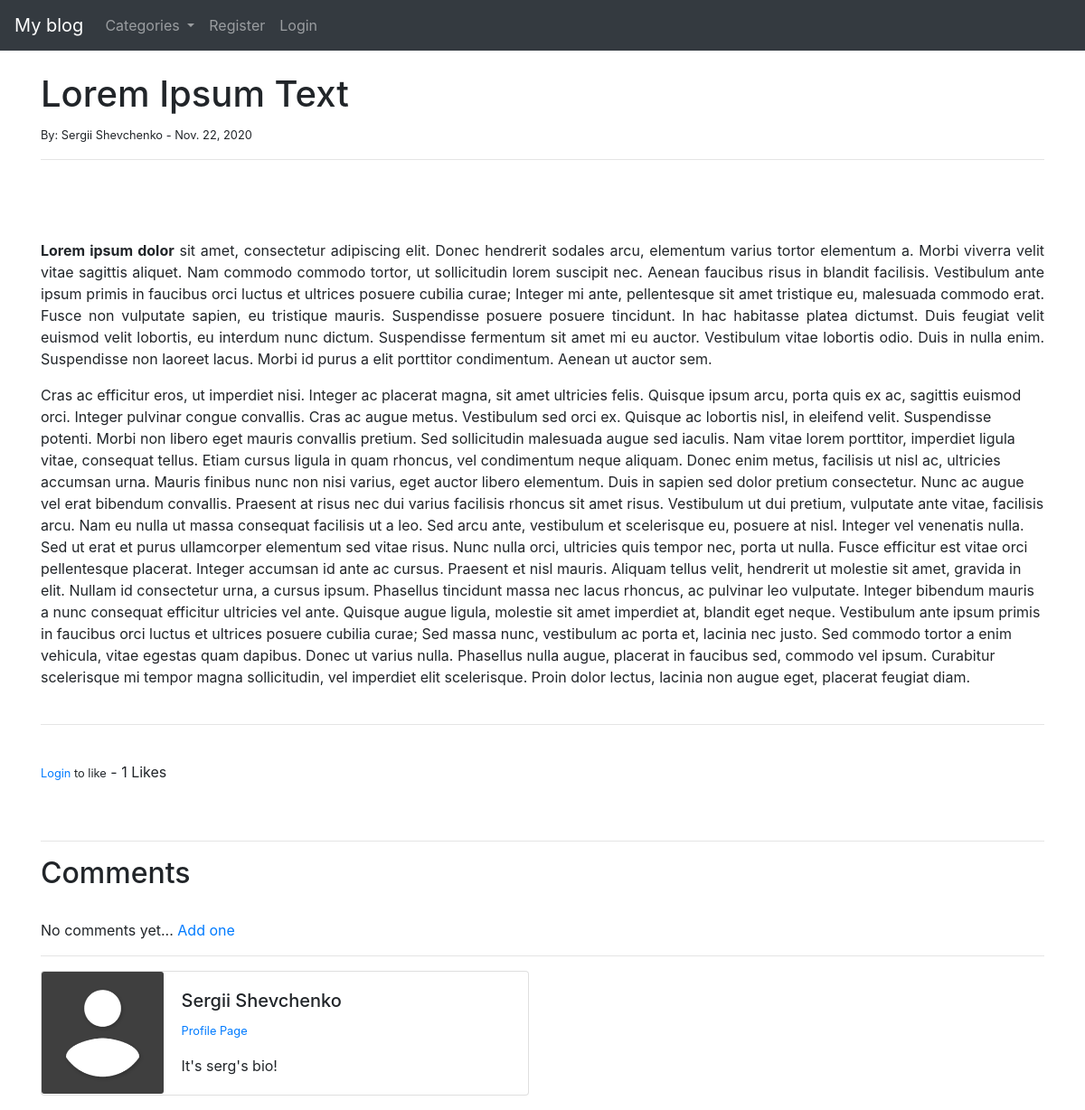
Before: /article/3 with the older database file.
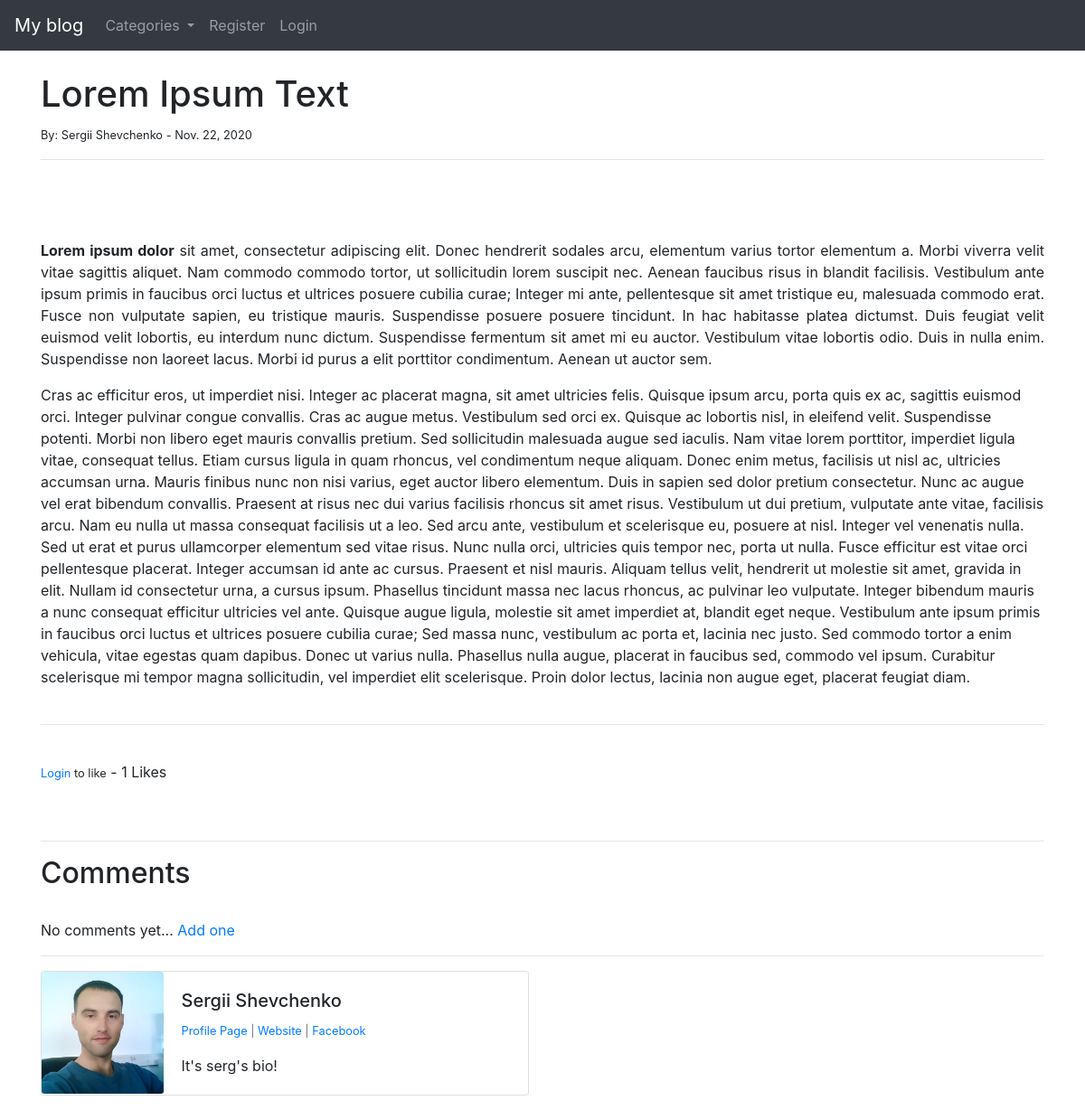
After: the same page with the newer database file.
### theblog/models.py (models this page shows, shortened)
class Post(models.Model):
    title = models.CharField(max_length=255)
    header_image = models.ImageField(null=True, blank=True, upload_to="images/")
    title_tag = models.CharField(max_length=255, default="My blog")
    author = models.ForeignKey(User, on_delete=models.CASCADE)
    body = RichTextField(blank=True, null=True)
    post_date = models.DateField(auto_now_add=True)
    category = models.CharField(max_length=255, default='coding')
    snippet = models.CharField(max_length=255)
    likes = models.ManyToManyField(User, related_name='blog_posts')
    def total_likes(self):
        return self.likes.count()

class Profile(models.Model):
    user = models.OneToOneField(User, null=True, on_delete=models.CASCADE)
    bio = models.TextField()
    profile_pic = models.ImageField(null=True, blank=True, upload_to="images/profile/")
    website_url = models.CharField(max_length=255, null=True, blank=True)
    facebook_url = models.CharField(max_length=255, null=True, blank=True)
    twitter_url = models.CharField(max_length=255, null=True, blank=True)
    instagram_url = models.CharField(max_length=255, null=True, blank=True)
    pinterest_url = models.CharField(max_length=255, null=True, blank=True)

### theblog/views.py (the view)
# urls.py: path('article/<int:pk>', ArticleDetailView.as_view(), name='article_detail'),
class ArticleDetailView(DetailView):
    model = Post
    template_name = 'article_detail.html'
    def get_context_data(self, *args, **kwargs):
        cat_menu = Category.objects.all()
        context = super(ArticleDetailView, self).get_context_data(*args, **kwargs)
        stuff = get_object_or_404(Post, id=self.kwargs['pk'])
        total_likes = stuff.total_likes()
        liked = False
        if stuff.likes.filter(id=self.request.user.id).exists():
            liked = True
        context['cat_menu'] = cat_menu
        context['total_likes'] = total_likes
        context['liked'] = liked
        return context

### theblog/models.py (called while the page is built)
    def __str__(self):
        return self.name

### theblog/templates/article_detail.html (shortened to what this page needs)
{% extends 'base.html'  %}
{% load static %}
{% block content %}
    <h1>{{ post.title }}</h1>
    <small>By:
        {{ post.author.first_name }}
        {{ post.author.last_name }} -
        {{ post.post_date }}
    </small><br/>
    <hr>
    <br/>
    <br/><br/>
    {{ post.body|safe }}
    <br/><br/>
    <hr>
    <br/>
    <form action="{% url 'like_post' post.pk %}" method="POST">
        {% if user.is_authenticated %}
            {% if liked %}
                <button type='submit', name='post_id', value="{{ post.id }}", class='btn btn-danger btn-sm'>Unlike</button>
            {% else %}
                <button type='submit', name='post_id', value="{{ post.id }}", class='btn btn-primary btn-sm'>Like</button>
            {% endif %}
        {% else %}
            <small><a href="{% url 'login' %}">Login</a> to like</small>
        {% endif %}
            - {{ total_likes }} Likes
    </form>
    <br/><br/>
    <hr>
    <h2>Comments</h2>
    <br/>
    {% if not post.comments.all %}
        No comments yet...<a href='#'>
            Add one</a>
    {% endif %}
    <br/>
    <hr>
    <div class="card mb-3" style="max-width: 540px;">
        <div class="row no-gutters">
          <div class="col-md-3">
            {% if post.author.profile.profile_pic %}
                <img src="{{ post.author.profile.profile_pic.url }}" class="card-img">
            {% else %}
                <img src="{% static 'theblog/images/default_profile_picture.png' %}" class="card-img">
            {% endif %}
          </div>
          <div class="col-md-9">
            <div class="card-body">
              <h5 class="card-title">{{ post.author.first_name }} {{ post.author.last_name }}</h5>
              <p class="small text-muted">
                <a href="{% url 'show_profile_page' post.author.profile.id %}">Profile Page</a>
                {% if post.author.profile.website_url %}
                    | <a href="{{ post.author.profile.website_url }}">Website</a>
                {% endif %}
                {% if post.author.profile.facebook_url %}
                    | <a href="{{ post.author.profile.facebook_url }}">Facebook</a>
                {% endif %}
              </p>
              <p class="card-text">{{ post.author.profile.bio }}</p>
            </div>
          </div>
        </div>
    </div>
{% endblock %}

Changed rows visible on the page:
changed through a linked row, Post "Lorem Ipsum Text": author.profile.profile_pic: picture added
Other visible differences:
text now shown: "| Website | Facebook"
